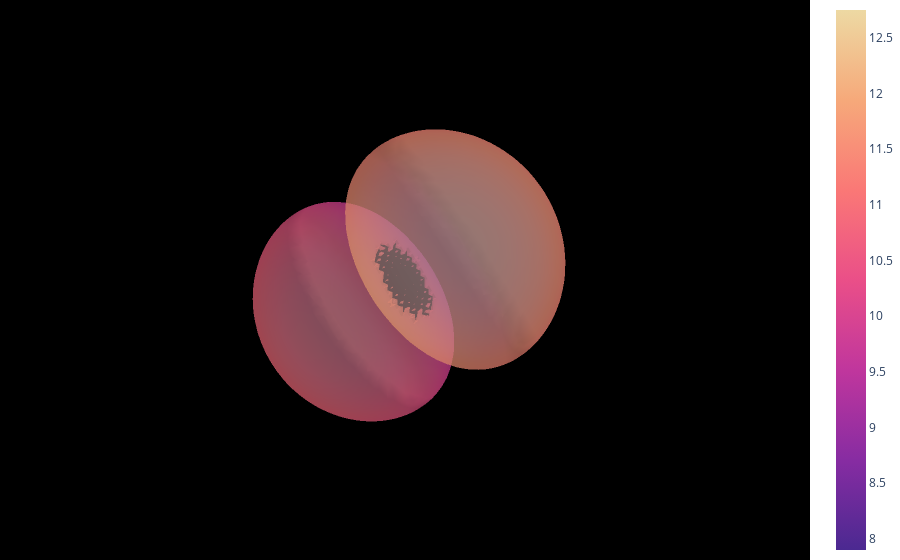

The cell this chart's notebook holds for it:
### Code cell
fig = go.Figure(data = [go.Mesh3d(x=verts[:,0], y=verts[:,1], z=verts[:,2],
                                    i = faces[:,0], j=faces[:,1], k = faces[:,2],
                                    intensity=intensity,
                                    colorscale='Agsunset',
                                    opacity=0.5)])

fig.update_layout(scene=dict(xaxis=dict(visible=False),
                             yaxis=dict(visible=False),
                             zaxis=dict(visible=False),
                             bgcolor='rgb(0,0,0)'),
                             margin = dict(l=0, r=0, b=0, t=0))

fig.show()

### Figure 1 — Plotly figure (JSON) as saved in the notebook; plotly's stock layout.template omitted (floating-point values rounded to 4 significant figures; data arrays with more than 128 entries replaced by an {"elided": "..."} marker saying what was removed)
{"data": [{"colorscale": [[0, "rgb(75, 41, 145)"], [0.1667, "rgb(135, 44, 162)"], [0.3333, "rgb(192, 54, 157)"], [0.5, "rgb(234, 79, 136)"], [0.6667, "rgb(250, 120, 118)"], [0.8333, "rgb(246, 169, 122)"], [1, "rgb(237, 217, 163)"]], "i": {"elided": "24940 int values"}, "intensity": {"elided": "12552 float values"}, "j": {"elided": "24940 int values"}, "k": {"elided": "24940 int values"}, "opacity": 0.5, "type": "mesh3d", "x": {"elided": "12552 float values"}, "y": {"elided": "12552 float values"}, "z": {"elided": "12552 float values"}}], "layout": {"margin": {"b": 0, "l": 0, "r": 0, "t": 0}, "scene": {"bgcolor": "rgb(0,0,0)", "xaxis": {"visible": false}, "yaxis": {"visible": false}, "zaxis": {"visible": false}}}}
